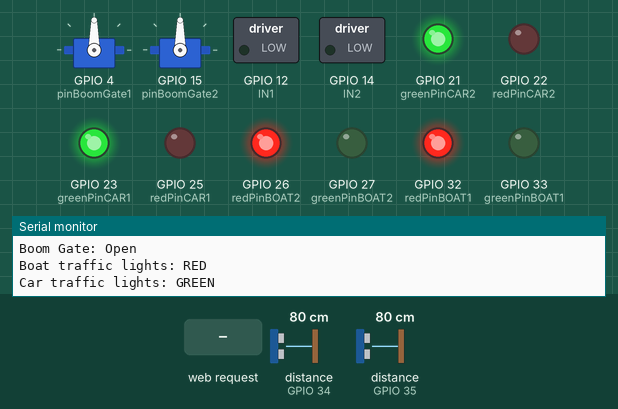
Recording of a sketch running on a simulated ESP32. Shown: 2 × servo, switched loads named in the sketch (green lamp = pin HIGH), output pins drawn as LEDs (lit = HIGH), the last lines printed to the serial monitor. Wiring (inferred from the names in the program): 2 × ultrasonic range finder: trigger GPIO 13, echo GPIO 35 / trigger GPIO 16, echo GPIO 34. Inputs (shaded band) come from the test bench; at power-on: distance to the obstacle (sensors on GPIO 34, GPIO 35) 80 cm. The echo pulse lasts 58.3 µs per cm; pins used as bus, display or sensor lines are not drawn.

Above: at 3.2 s.
3.3 s: distance to the obstacle (sensor on GPIO 34) set to 13 cm
4.8 s: distance to the obstacle (sensor on GPIO 34) set to 10 cm
At 5.24 s:
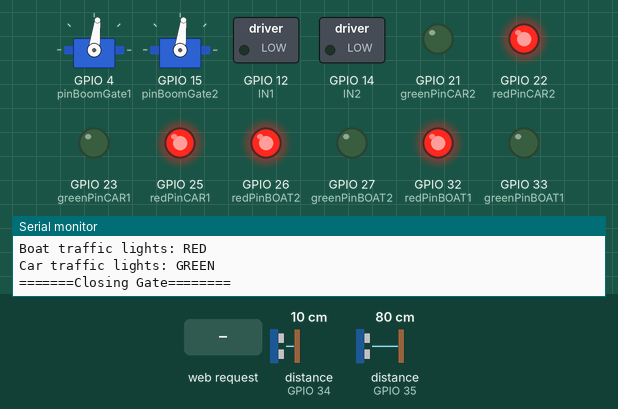
At 7.7 s:
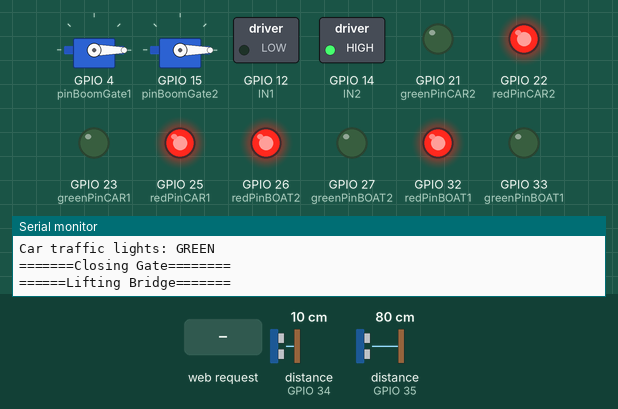
7.9 s: HTTP request GET /carled?state=1 received
At 10.7 s:
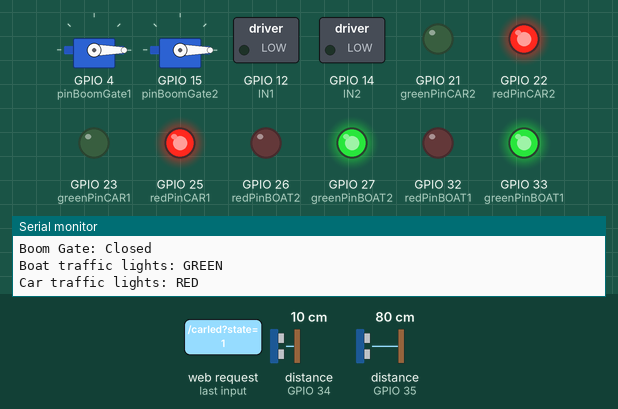
11.0 s: HTTP request GET /boatled?state=1 received
12.6 s: HTTP request GET /control?state=1 received
14.2 s: HTTP request GET /carled?state=0 received
At 14.7 s:
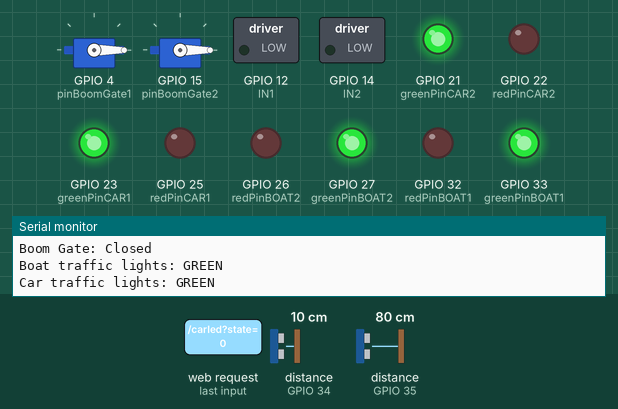
Timing chart, 0 to 16.7 s (numbered marks = the images above; inputs shaded):
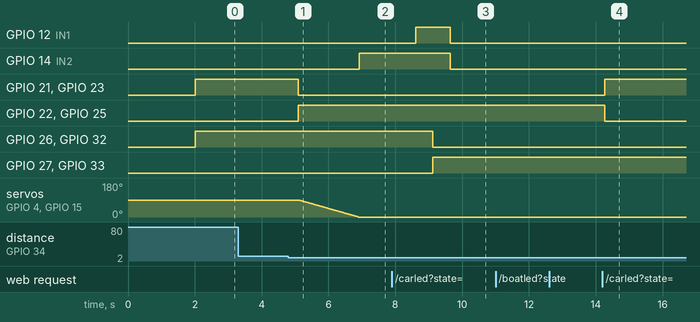

The sketch:

Motor_LIghtsINTEGRATED.ino
```cpp
#include <Arduino.h>
#include <ESP32Servo.h>
#include <WiFi.h>

// Wifi Variables
const char* ssid = "ESP32_G34";
const char* password = "123456789";

WiFiServer Server(80);

String header;

unsigned long currentTime = millis();
unsigned long prevTime = 0;
const long timeout = 2000;

int webState = 0;


// === Traffic light colors ===
#define COLOR_RED     1
#define COLOR_YELLOW  2
#define COLOR_GREEN   3

// sensor pins
const int trigPin1 = 13;
const int echoPin1 = 35;

const int trigPin2 = 16;
const int echoPin2 = 34;

// Boat led
const int redPinBOAT1    = 32;
const int greenPinBOAT1  = 33;
const int redPinBOAT2    = 26;
const int greenPinBOAT2  = 27;

// Car led
const int redPinCAR1 = 25;
const int greenPinCAR1 = 23;
const int redPinCAR2 = 22;
const int greenPinCAR2 = 21;

// LED States
int carLedState = COLOR_GREEN;
int boatLedState = COLOR_RED;

// Boom Gate Variables
Servo boomgate1;
Servo boomgate2;

boolean gateClosed = false;

int pinBoomGate1 = 4;
int pinBoomGate2 = 15;

// h-bridge pins
int IN1 = 12;
int IN2 = 14;

int state; // 1 = up 0 = down

// defines variables
long duration1 = 20;
int distance1 = 20;

long duration2 = 20;
int distance2 = 20;

const int threshold = 10;
const int liftTime = 1700;


int measureDistance(int trig, int echo, long dur) {
  // Measure first distance
  // Clears the trigPin
  digitalWrite(trig, LOW);
  delayMicroseconds(2);
  // Sets the trigPin on HIGH state for 10 micro seconds
  digitalWrite(trig, HIGH);
  delayMicroseconds(10);
  digitalWrite(trig, LOW);
  // Reads the echoPin, returns the sound wave travel time in microseconds
  dur = pulseIn(echo, HIGH);
  // Calculating the distance
  return dur * 0.034 / 2;
}
void closeBoomGate() {
  Serial.println("=======Closing Gate========");
  for (int i = 90; i >= 0; i--) {
    boomgate1.write(i);
    boomgate2.write(i);
    delay(20);
  }
  gateClosed = true;
}

void openBoomGate() {
  Serial.println("=======Opening Gate========");
  for (int i = 0; i <= 90; i++) {
    boomgate1.write(i);
    boomgate2.write(i);
    delay(20);
  }

  gateClosed = false;
}
void liftBridge() {
  // Close road boom gate BEFORE lifting bridge
  closeBoomGate();
  // Serial Message indicating bridge is lifting
  Serial.println("======Lifting Bridge=======");
  // Rotate the Motor A clockwise
  digitalWrite(IN1, LOW);
  digitalWrite(IN2, HIGH);
  // Keep motor running until the bridge is fully lifted
  delay(liftTime);
  // Stop Motor A
  digitalWrite(IN1, HIGH);
  digitalWrite(IN2, HIGH);
  delay(500);
  // Change state variable to reflect the bridge is lifted
  state = 1;
  Serial.println("=======Bridge Lifted=======");
}

void lowerBridge() {
  // Serial message indicating bridge is being lowered
  Serial.println("======Lowering Brdige======");
  // Rotates the Motor A counter-clockwise
  digitalWrite(IN1, HIGH);
  digitalWrite(IN2, LOW);
  // Keep motor running until the bridge is fully lowered
  delay(liftTime);
  // Stop Motor A
  digitalWrite(IN1, HIGH);
  digitalWrite(IN2, HIGH);
  // Open road boom gate AFTER lowering bridge
  openBoomGate();
  delay(500);
  // Change state variable to reflect the bridge is lowered
  state = 0;
  Serial.println("=======Bridge Lowered=======");
}

void setBoatSignalLights(int color) {
  if (color == COLOR_RED) {
    boatLedState = COLOR_RED;
    digitalWrite(redPinBOAT1, HIGH);
    digitalWrite(redPinBOAT2, HIGH);
    digitalWrite(greenPinBOAT1, LOW);
    digitalWrite(greenPinBOAT2, LOW);
  } else if (color == COLOR_GREEN) {
    boatLedState = COLOR_GREEN;
    digitalWrite(greenPinBOAT1, HIGH);
    digitalWrite(greenPinBOAT2, HIGH);
    digitalWrite(redPinBOAT1, LOW);
    digitalWrite(redPinBOAT2, LOW);
  }
}

void setCarSignalLights(int color) {
  if (color == COLOR_RED) {
    carLedState = COLOR_RED;
    digitalWrite(redPinCAR1, HIGH);
    digitalWrite(redPinCAR2, HIGH);
    digitalWrite(greenPinCAR1, LOW);
    digitalWrite(greenPinCAR2, LOW);
  } else if (color == COLOR_GREEN) {
    carLedState = COLOR_GREEN;
    digitalWrite(greenPinCAR1, HIGH);
    digitalWrite(greenPinCAR2, HIGH);
    digitalWrite(redPinCAR1, LOW);
    digitalWrite(redPinCAR2, LOW);
  }
}

void setup() {
  // Motor Driver Pins
  pinMode(IN1, OUTPUT);
  pinMode(IN2, OUTPUT);

  // Sensor Pins
  pinMode(trigPin1, OUTPUT);
  pinMode(echoPin1, INPUT);

  pinMode(trigPin2, OUTPUT);
  pinMode(echoPin2, INPUT);

  pinMode(redPinBOAT1, OUTPUT);
  pinMode(greenPinBOAT1, OUTPUT);

  pinMode(redPinBOAT2, OUTPUT);
  pinMode(greenPinBOAT2, OUTPUT);

  pinMode(redPinCAR1, OUTPUT);
  pinMode(greenPinCAR1, OUTPUT);

  pinMode(redPinCAR2, OUTPUT);
  pinMode(greenPinCAR2, OUTPUT);


  Serial.begin(115200); // Starts the serial communication with BAUD 9600
  state = 0;
  delay(2000);


  boomgate1.attach(pinBoomGate1);
  boomgate2.attach(pinBoomGate2);

  //motor is in 90 degree
  boomgate1.write(90);
  boomgate2.write(90);

  WiFi.mode(WIFI_AP);

  WiFi.softAP(ssid, password);
  Serial.print("Connecting to WiFi ..");

  Serial.println("IP Address");
  Serial.println(WiFi.softAPIP());

  Server.begin();

}


void loop () {
  distance1 = measureDistance(trigPin1, echoPin1, duration1);
  distance2 = measureDistance(trigPin2, echoPin2, duration2);

  WiFiClient client = Server.available();   // Listen for incoming clients


  if (client) {                             // If a new client connects,
    currentTime = millis();
    prevTime = currentTime;
    Serial.println("New Client.");          // print a message out in the serial port
    String currentLine = "";                // make a String to hold incoming data from the client
    while (client.connected() && currentTime - prevTime <= timeout) {  // loop while the client's connected
      currentTime = millis();
      if (client.available()) {             // if there's bytes to read from the client,
        char c = client.read();             // read a byte, then
        Serial.write(c);                    // print it out the serial monitor
        header += c;
        if (c == '\n') {


        if (webState == 1) {
            if (header.indexOf("GET /carled?state=1") >= 0) {
              setCarSignalLights(COLOR_RED);
            } else if (header.indexOf("GET /carled?state=0") >= 0) {
              setCarSignalLights(COLOR_GREEN);
            }
            if (header.indexOf("GET /boatled?state=1") >= 0) {
              setBoatSignalLights(COLOR_RED);
            } else if (header.indexOf("GET /boatled?state=0") >= 0) {
              setBoatSignalLights(COLOR_GREEN);
            }
          }

          // if the byte is a newline character
          // if the current line is blank, you got two newline characters in a row.
          // that's the end of the client HTTP request, so send a response:
          if (currentLine.length() == 0) {
            // HTTP headers always start with a response code (e.g. HTTP/1.1 200 OK)
            // and a content-type so the client knows what's coming, then a blank line:
            client.println("HTTP/1.1 200 OK");
            client.println("Content-type:text/html");
            client.println("Connection: close");
            client.println();

            // Display the HTML web page
            client.println("<!DOCTYPE html><html>");
            client.println("<head><meta name=\"viewport\" content=\"width=device-width, initial-scale=1\"> <title> Bridge Control Version 1.0 </title>");
            client.println("<link rel=\"icon\" href=\"data:,\">");
            // CSS to style the on/off buttons
            client.println("<style>html { font-family: Helvetica; display: inline-block; margin: 0px auto; text-align: center;}");

            //slider design
            client.println(".switch {position: relative; display: inline-block; width: 100px; height: 54px;}");
            client.println(".slider {position: absolute; top: 0; left: 0; right: 0; bottom: 0; background-color: #ccc;}");
            client.println(".slider:before {position: absolute; content: \"\"; height: 46px; width: 46px; left: 4px; bottom: 4px; background-color: white;}");
            client.println("input:checked + .slider {background-color: #2196F3;}");
            client.println("input:checked + .slider:before {transform: translateX(46px);}</style></head>");

            // Web Page Heading
            client.println("<body><h1>ESP32 Web Server</h1>");


            client.println("<body><h2> Control Switch </h2>");
            client.println("<label class=\"switch\"><input type=\"checkbox\" id=\"control\" onchange=\"ControlState()\" ");
            client.println("><span class=\"slider\"></span></label>");

            // divider
            client.println("<h4> The Motor is currently </h4><h4> The bridge is currently </h4></hr></section>");
            client.println("<section><hr><h2> Motor control </h2><label class=\"switch\"><input type=\"checkbox\"><span class=\"slider\"></hr></section>");
            client.println("");
            client.println("");
            client.println("");


            // Subheading
            client.println("<body><h2>Control system</h2>");

            client.println("<body><h3>Boat traffic light </h3>");
            client.print("<label class=\"switch\"><input type=\"checkbox\" id=\"boatCheck\" onchange=\"boatFunction()\" ");
            client.println("><span class=\"slider\"></span></label>");

            client.println("<body><h3>Car traffic light </h3>");
            client.print("<label class=\"switch\"><input type=\"checkbox\" id=\"carCheck\" onchange=\"carFunction()\" ");
            client.println("><span class=\"slider\"></span></label>");

            client.println("<script>function ControlState() { var xhr = new XMLHttpRequest(); ");
            client.println("var controlstate = document.getElementById(\"control\").checked?1:0;") ;
            client.println("xhr.open(\"GET\",\"/control?state=\"+controlstate,true);");
            client.println("xhr.send();}");
            client.println("</script>");


             if (header.indexOf("GET /control?state=1") >= 0) {
                webState = 1;
             } else if (header.indexOf("GET /control?state=0") >= 0) {
                webState = 0;
             }

            client.println("<script>function carFunction() { var xhr = new XMLHttpRequest(); ");
            client.println("var carledstate = document.getElementById(\"carCheck\").checked?1:0;") ;
            client.println("xhr.open(\"GET\",\"/carled?state=\"+carledstate,true);");
            client.println("xhr.send();}");
            client.println("</script>");
            client.println("</body></html>");

            client.println("<script>function boatFunction() { var xhr = new XMLHttpRequest(); ");
            client.println("var boatledstate = document.getElementById(\"boatCheck\").checked?1:0;") ;
            client.println("xhr.open(\"GET\",\"/boatled?state=\"+boatledstate,true);");
            client.println("xhr.send();}");
            client.println("</script>");
            client.println("</body></html>");

            // The HTTP response ends with another blank line
            client.println();

            // Break out of the while loop
            break;

          } else { // if you got a newline, then clear currentLine
            currentLine = "";
          }
        } else if (c != '\r') {  // if you got anything else but a carriage return character,
          currentLine += c;      // add it to the end of the currentLine
        }
      }
    }
    // Clear the header variable
    header = "";
    // Close the connection
    client.stop();
    Serial.println("Client disconnected.");
    Serial.println("");
  }

  if(webState == 0) {
    if(distance1 <= threshold && state == 0) {
      setBoatSignalLights(COLOR_RED);
      setCarSignalLights(COLOR_RED);
      liftBridge();
      setBoatSignalLights(COLOR_GREEN);
    } else if(state == 1 && distance1 > threshold && distance2 == threshold){
      setBoatSignalLights(COLOR_RED);
      delay(2000);// Delay lowering to allow ships to stop
      lowerBridge();
      setCarSignalLights(COLOR_GREEN);
    } else if(distance2 <= threshold && state == 0) {
      setBoatSignalLights(COLOR_RED);
      setCarSignalLights(COLOR_RED);
      liftBridge();
      setBoatSignalLights(COLOR_GREEN);
    } else if(state == 1 && distance2 > threshold && distance1 == threshold){
      setBoatSignalLights(COLOR_RED);
      delay(2000);
      lowerBridge();
      setCarSignalLights(COLOR_GREEN);
    } else if(state == 1) {
      digitalWrite(IN1, LOW);
      digitalWrite(IN2, LOW);
      setBoatSignalLights(COLOR_GREEN);
      setCarSignalLights(COLOR_RED);
    } else {
      digitalWrite(IN1, LOW);
      digitalWrite(IN2, LOW);
      setBoatSignalLights(COLOR_RED);
      setCarSignalLights(COLOR_GREEN);
    }
  }

  // Prints the distance on the Serial Monitor
  Serial.println("");
  Serial.print("Distance1: ");
  Serial.println(distance1);
  Serial.print("Distance2: ");
  Serial.println(distance2);
  Serial.print("State: ");
  (state == 0) ? Serial.println("Lowered"): Serial.println("Lifted");
  Serial.print("Manual Override: ");
  (webState == 0) ? Serial.println("OFF"): Serial.println("ON");
  Serial.print("Boom Gate: ");
  (gateClosed) ? Serial.println("Closed"): Serial.println("Open");
  Serial.print("Boat traffic lights: ");
  (boatLedState == 1) ? Serial.println("RED"): Serial.println("GREEN");
  Serial.print("Car traffic lights: ");
  (carLedState == 1) ? Serial.println("RED"): Serial.println("GREEN");
  delay(500);
}
```

Measured:
- the behaviour switches between 12 and 11 cm on distance to the obstacle (sensor on GPIO 34) (found by bisection; images 0 and 1)
- after the input at 4.8 s, GPIO 14 (IN2): LOW → HIGH after 2.1 s; GPIO 21 (greenPinCAR2), GPIO 23 (greenPinCAR1): HIGH → LOW after 0.30 s; GPIO 22 (redPinCAR2), GPIO 25 (redPinCAR1): LOW → HIGH after 0.30 s; servo on GPIO 4 (pinBoomGate1), servo on GPIO 15 (pinBoomGate2): moves from 90° to 0° over 1.8 s, starting after 0.32 s
- after the input at 14.2 s, GPIO 21 (greenPinCAR2), GPIO 23 (greenPinCAR1): LOW → HIGH after 0.08 s; GPIO 22 (redPinCAR2), GPIO 25 (redPinCAR1): HIGH → LOW after 0.08 s
